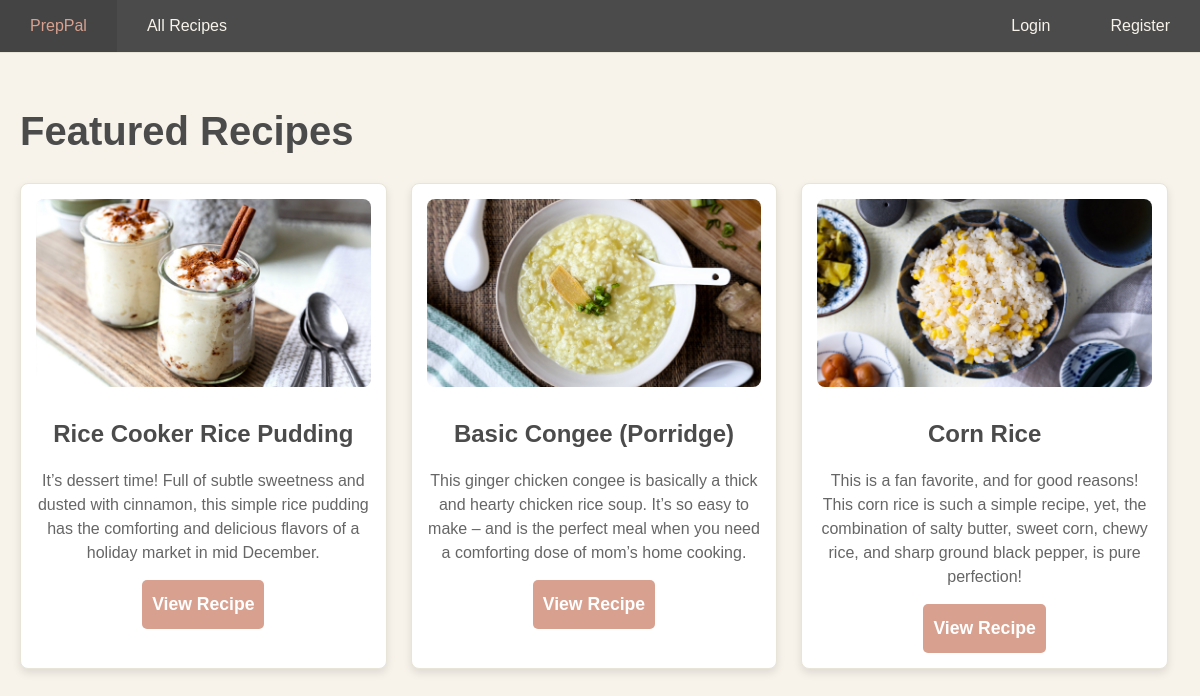
Screenshot of /featured with the database file from the repository.
### core/models.py (models this page shows, shortened)
class FeaturedRecipe(models.Model):
    recipe = models.OneToOneField(Recipe, on_delete=models.CASCADE, related_name='featured')

class Recipe(models.Model):
    name = models.CharField(max_length=50)
    short_desc = models.TextField(max_length=200)
    image = models.ImageField(upload_to='', null=True, blank=True)
    ingredients = models.TextField()
    instructions= models.TextField()
    cook_time = models.PositiveIntegerField()
    is_quick_meal = models.BooleanField(default=False)
    is_limited_appliances = models.BooleanField(default=False)
    is_vegetarian = models.BooleanField(default=False)
    user = models.ForeignKey(User, on_delete=models.CASCADE)

### core/views.py (the view)
# urls.py: path('featured', views.featured_recipes, name='featured_recipes'),
def featured_recipes(request):
    featured = FeaturedRecipe.objects.select_related('recipe')[:3] #3 Means that there will only be 3 recipes, change later if you want a bigger grid size (but for this scenario i dont wanna do extra work)
    return render(request, 'core/featured_recipes.html', {'featured_recipes': featured})

### core/templates/core/featured_recipes.html (shortened to what this page needs)
{% load static %}
<!DOCTYPE html>
<html lang="en">
    <head>
        <link rel="stylesheet" href="{% static 'core/styles.css' %}">
    </head>
    <body>
        {% include 'core/navbar.html' %}
        <div class="main-content">
            <h1>Featured Recipes</h1>
            <div class="recipe-grid">
                <div class="featured-recipes">
                    {% for featured in featured_recipes %}
                    <div class="recipe-card">
                        {% if featured.recipe.image %}
                            <img src="{{ featured.recipe.image.url }}" alt="{{ featured.recipe.name }}">
                        {% else %}
                            <p>No Image Found</p>
                        {% endif %}
                        <h2>{{ featured.recipe.name }}</h2>
                        <p>{{ featured.recipe.short_desc }}</p>
                        <a href="{% url 'view_recipe' featured.recipe.pk %}">View Recipe</a>
                    </div>
                    <br>
                    {% endfor %}
                </div>
            </div>
        </div>
    </body>
</html>

### core/templates/core/navbar.html (shortened to what this page needs)
<nav class="navbar">
    <div class="navbar-left">
        <a href="{% url 'main_page' %}">PrepPal</a>
        <a href="{% url 'recipe_list' %}">All Recipes</a>
    </div>
    <div class="navbar-right">
        {% if user.is_authenticated %}
            <div class="dropdown">
                <button class="dropbtn" onclick="toggleDropdown()">
                    {{ user.username }} <span class="arrow">&#9662;</span>
                </button>
                <div class="dropdown-content" id="dropdownMenu">
                    <form action="{% url 'logout' %}" method="post" class="logout-form">
                        {% csrf_token %}
                        <button type="submit">Logout</button>
                    </form>
                </div>
            </div>
        {% else %}
            <a href="{% url 'login' %}">Login</a>
            <a href="{% url 'register' %}">Register</a>
        {% endif %}
    </div>
</nav>

### core/static/core/styles.css (style rules this page uses)
body { background-color: #F7F3EB; color: #333; margin: 0; font-family: Arial, Helvetica, sans-serif; line-height: 1.6; }
.main-content { padding: 20px; max-width: 1200px; margin: 0 auto; box-sizing: border-box; }
.main-content h1 { font-size: 2.5rem; font-weight: bold; color: #4B4B4B; margin-bottom: 20px; }
.main-content p { font-size: 1.1rem; line-height: 1.8; color: #333; margin-bottom: 15px; }
.main-content a { font-size: 1.1rem; color: #D8A18F; text-decoration: none; font-weight: bold; transition: color 0.3s, text-decoration 0.3s; }
.navbar { display: flex; justify-content: space-between; align-items: center; background-color: #4B4B4B; color: #F7F3EB; position: sticky; top: 0; z-index: 1000; border-bottom: 1px solid #E8E4D8; width: 100%; box-sizing: border-box; }
.navbar a { color: #F7F3EB; text-decoration: none; margin: 0px 0px; font-weight: 500; transition: color 0.3s; padding: 13px 30px; display: inline-block; }
.navbar-left { display: flex; align-items: center; }
.navbar-right { display: flex; align-items: center; }
.featured-recipes { display: flex; justify-content: space-between; flex-wrap: wrap; gap: 10px; margin: 10px 0; }
.recipe-card { background-color: #ffffff; border: 1px solid #E8E4D8; border-radius: 8px; box-shadow: 0 4px 8px rgba(0, 0, 0, 0.1); width: calc(33.33% - 20px); padding: 15px; box-sizing: border-box; text-align: center; transition: transform 0.3s, box-shadow 0.3s; }
.recipe-card img { max-width: 100%; height: auto; border-radius: 8px; margin-bottom: 10px; }
.recipe-card h2 { font-size: 1.5rem; color: #4B4B4B; margin: 10px 0; }
.recipe-card p { font-size: 1rem; color: #666; margin-bottom: 15px; line-height: 1.5; }
.recipe-card a { display: inline-block; background-color: #D8A18F; color: #ffffff; text-decoration: none; font-weight: bold; padding: 10px 10px; border-radius: 5px; transition: background-color 0.3s; }

### rows the page displays
FeaturedRecipe: recipe.image (picture), recipe.name "Rice Cooker Rice Pudding", recipe.short_desc "It’s dessert time! Full of subtle sweetness and dusted with cinnamon, this simple rice pudding has the comforting and delicious flavors of a holiday market in mid December."
FeaturedRecipe: recipe.image (picture), recipe.name "Basic Congee (Porridge)", recipe.short_desc "This ginger chicken congee is basically a thick and hearty chicken rice soup. It’s so easy to make – and is the perfect meal when you need a comforting dose of mom’s home cooking."
FeaturedRecipe: recipe.image (picture), recipe.name "Corn Rice", recipe.short_desc "This is a fan favorite, and for good reasons! This corn rice is such a simple recipe, yet, the combination of salty butter, sweet corn, chewy rice, and sharp ground black pepper, is pure perfection!"
